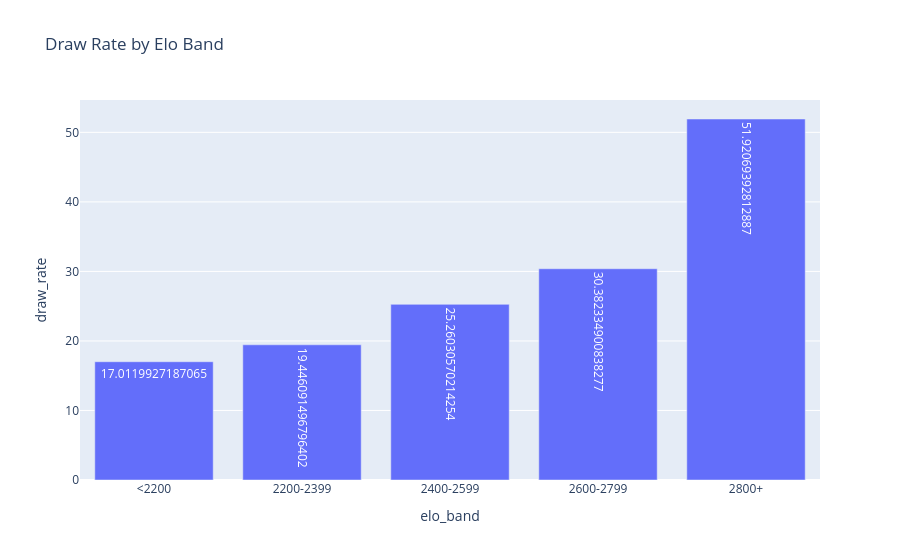

Write notebook code for a chart like this one.
### Code cell
fig = px.bar(
    draw_rate,
    x="elo_band",
    y="draw_rate",
    title="Draw Rate by Elo Band",
    text="draw_rate"
)

fig.show()

### Figure 1 — Plotly figure (JSON) as saved in the notebook; plotly's stock layout.template omitted (floating-point values rounded to 4 significant figures)
{"data": [{"hovertemplate": "elo_band=%{x}<br>draw_rate=%{text}<extra></extra>", "legendgroup": "", "marker": {"color": "#636efa", "pattern": {"shape": ""}}, "name": "", "orientation": "v", "showlegend": false, "text": [17.01, 19.45, 25.26, 30.38, 51.92], "textposition": "auto", "type": "bar", "x": ["<2200", "2200-2399", "2400-2599", "2600-2799", "2800+"], "xaxis": "x", "y": [17.01, 19.45, 25.26, 30.38, 51.92], "yaxis": "y"}], "layout": {"barmode": "relative", "legend": {"tracegroupgap": 0}, "title": {"text": "Draw Rate by Elo Band"}, "xaxis": {"anchor": "y", "domain": [0, 1], "title": {"text": "elo_band"}}, "yaxis": {"anchor": "x", "domain": [0, 1], "title": {"text": "draw_rate"}}}}
